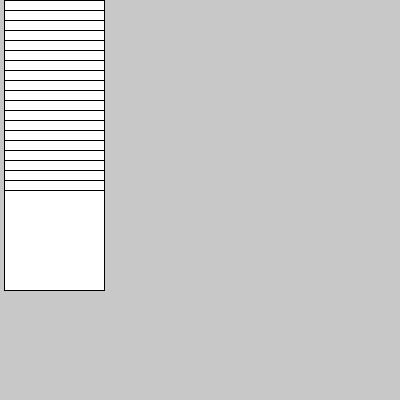
Frame 1 (no input)
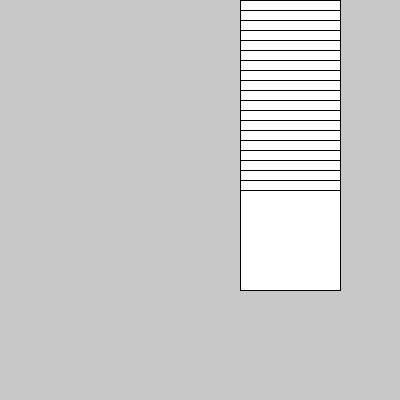
Frame 60 (the mouse pressed at the canvas centre just before this capture)
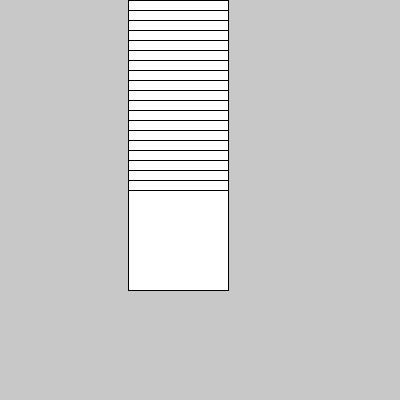
Frame 120 (the mouse held since frame 60 and released just before this capture)

The Processing sketch that drew these frames (run headless with seeded random() and noise(); from frame 60 on, the mouse is pressed at the canvas centre):

// Processing sketch: repetitionsAndy_b
// ── repetitionsAndy_b.pde
// VARIABLES
float x; //float and int [java very picky]
float speed = 4;

// TYPES
void setup () { // called function block
  size (400, 400);
}

void draw () {
  background (200);
  x = x+speed;
  // 3 expressions | 
  // temporary variable; condition (limit [if]); condition (else); 
  for (int i=0; i < 20; i++) {
    fill(255);

    rect (x, i*10, 100, 100);
    if (x>width-100) {
      speed = -4;
    } else if (x<0) {
      speed = +4;
      println(x);
    }
  }
}

// processing book
